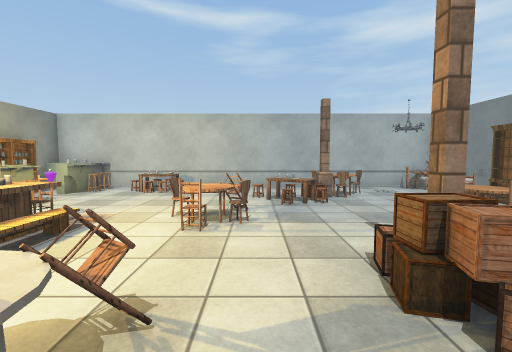
View 1 (above)

17 first-person views from a walk through a scene from a Unity 3-D project. The camera is 1.4 m above the floor, tilts 4° down and sees 90° across. The floor is counted in squares, 1 m on a side. Each view is taken from the middle of a square. On the plan, view 1 faces up. The plan holds only what a view shows up to about 13 squares ahead; the rest is blank. Door leaves are left out, so doorways stand open. Some surface patterns are stand-ins.

View 2
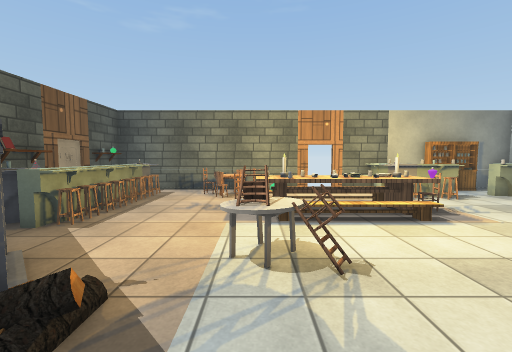

View 3
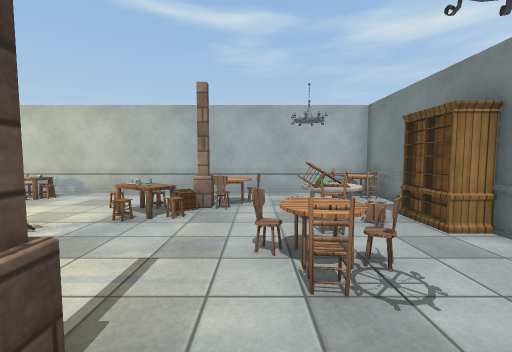

View 4
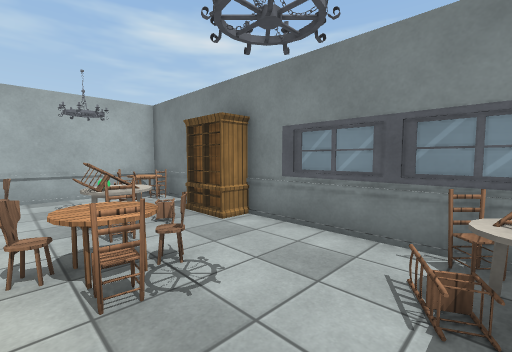

View 5
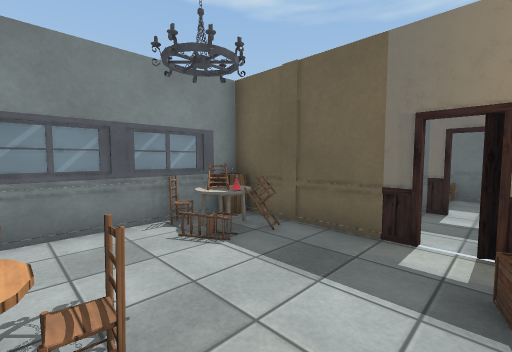

View 6
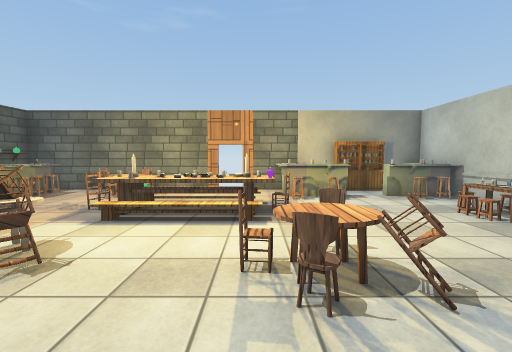

View 7
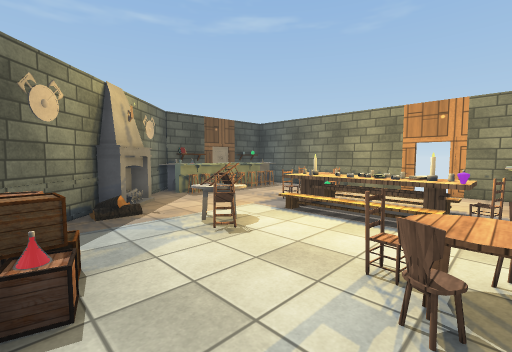

View 8
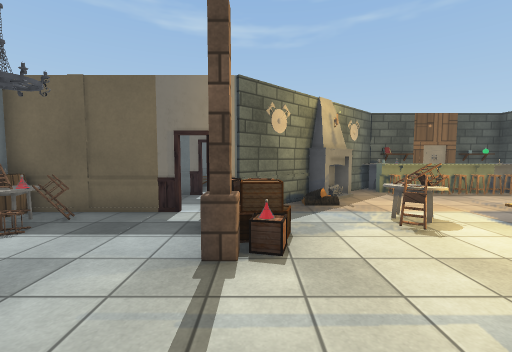

View 9
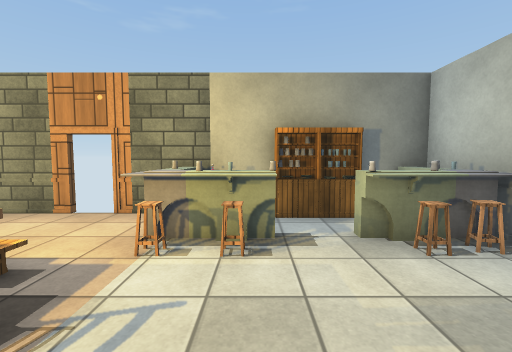

View 10
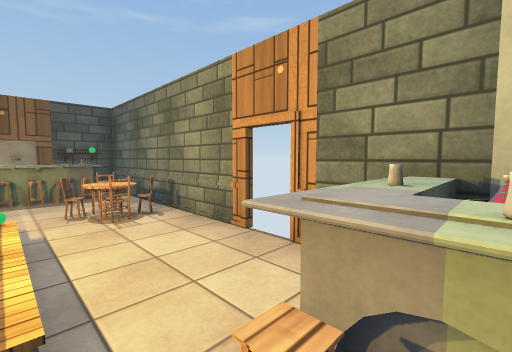

View 11
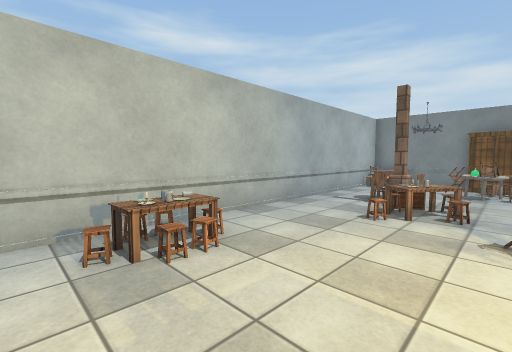

View 12
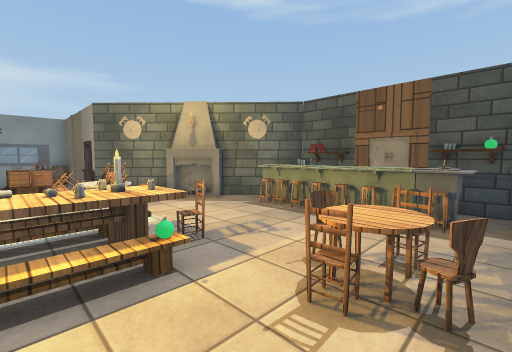

View 13
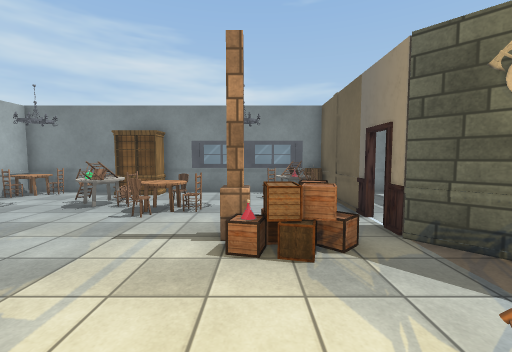

View 14
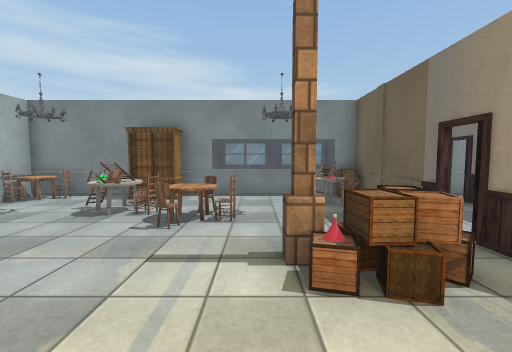

View 15
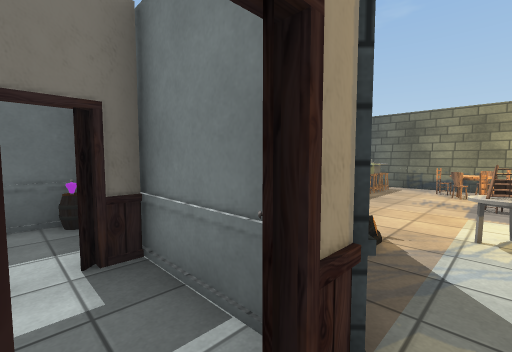

View 16
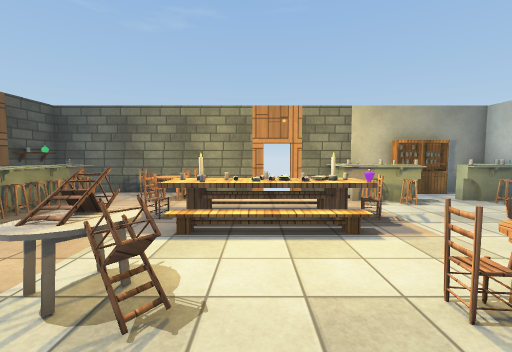

View 17
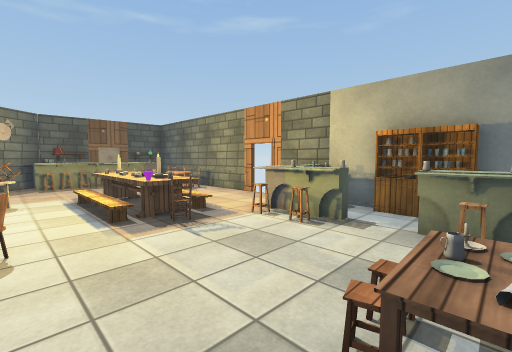

### Floor plan
Key: @ floor where view 1 was taken; # wall or solid block; x gap in a wall; . main floor; : floor 1 m higher than the main floor; / step, stairs or slope; D open door; S stool; C chair; T table; U cupboard; L column; A candle; P potion; B box; F fireplace; H shelf; O other object.
Columns run from 10 left of view 1 to 9 right of it. Each row starts with its distance up from view 1.
 12 #OOS#############C##
 11 ##OS.TO......T...TC#
 10 #UOO.......O. O....#
  9 #OU.......TTLC..C..#
  8 ##OS.......TT..OC.O#
  7 #POS.....C.....CC.O#
  6 #OOS.C..CTC...CT...#
  5 #.../OO..C.....CC..#
  4 DD../A/.....P......#
  3 x.../:/.....BL.....#
  2 #...PA/.OC..O....OC#
  1 #.C..C/.CC......CC #
  0 #CTC......@.##x#####
 -1 #.C.......F# #....#
 -2 #........F#  #....#
 -3 #.SSSSSS.#   ######
 -4 #.OOOO O     #O
 -5 #OH##HO#     #.
 -6              ###

Where each view was taken, in squares from view 1:
view 1: 0 up, 0 right, facing up
view 2: 1 up, 2 right, facing left
view 3: 2 up, 4 right, facing up
view 4: 2 up, 4 right, facing up-right
view 5: 5 up, 3 right, facing down-right
view 6: 5 up, 2 right, facing left
view 7: 6 up, 2 right, facing down-left
view 8: 7 up, 2 right, facing down
view 9: 8 up, 3 left, facing left
view 10: 7 up, 6 left, facing down-left
view 11: 7 up, 6 left, facing up-right
view 12: 3 up, 9 left, facing down-right
view 13: 3 up, 2 left, facing right
view 14: 4 up, 1 left, facing right
view 15: 1 up, 4 right, facing down-left
view 16: 3 up, 1 right, facing left
view 17: 11 up, 2 left, facing down-left
